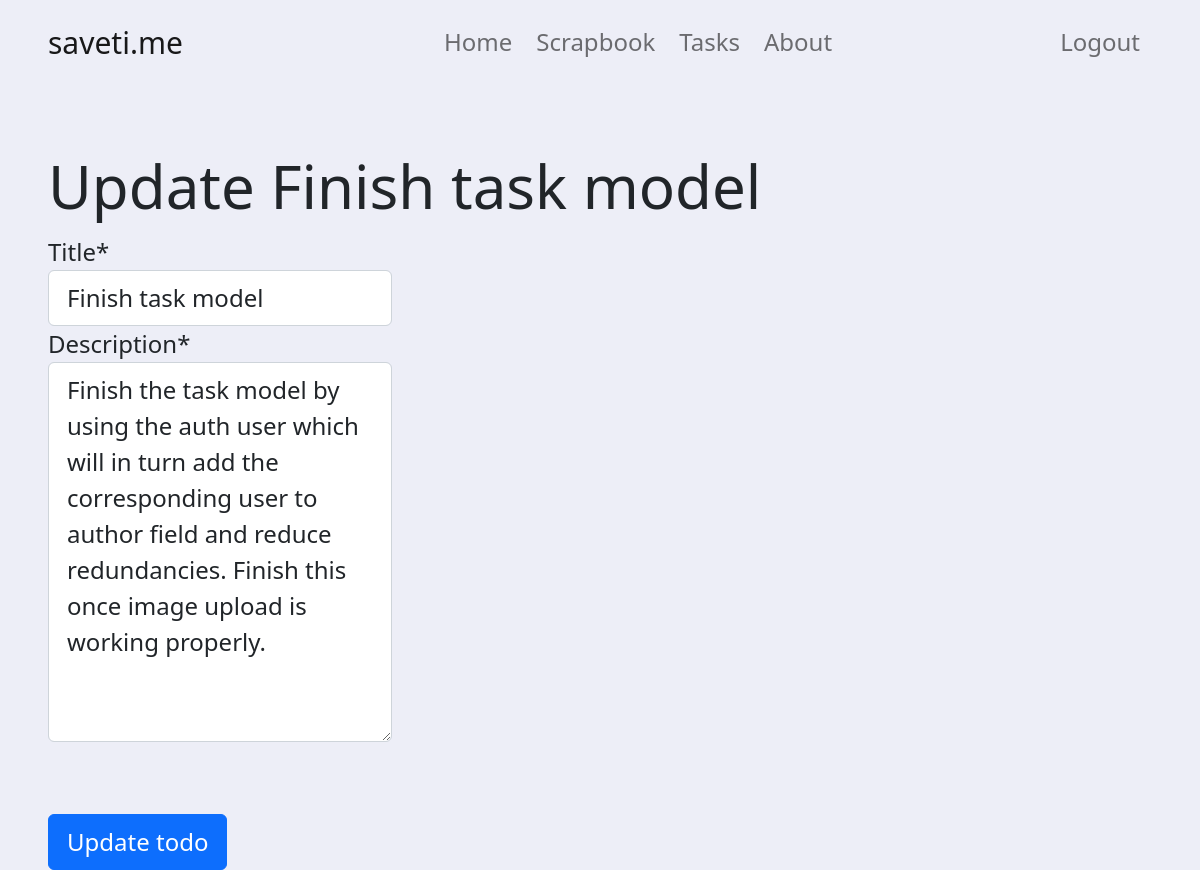
The page /task/update/1/ (signed in) on the database its author committed.
### tasks/models.py (models this page shows, shortened)
class Task(models.Model):
    title = models.CharField(max_length=30)
    complete = models.BooleanField(default=False)
    created = models.DateTimeField(auto_now_add=True)
    description = models.TextField()
    author = models.ForeignKey(User,on_delete=models.CASCADE)
    completed_picture = models.ImageField(upload_to='media',blank=True)
    class Meta:
        ordering = ('created',)

### tasks/views.py (the view)
# urls.py: path('task/update/<str:pk>/',views.updateTask,name='updatetask'),
@login_required
def updateTask(request,pk):
    task = Task.objects.get(id=pk)
    form = TaskForm(instance=task)
    if request.method == 'POST':
        form = TaskForm(request.POST,instance=task)
        if form.is_valid():
            form.save()
        return redirect('/list/')
    context = {"task":task,"form":form}
    return render(request,"tasks/update.html",context)

### tasks/forms.py
class TaskForm(forms.ModelForm):
    class Meta:
        model = Task
        fields = ('title','description',)

### templates/tasks/update.html (shortened to what this page needs)
{% extends 'base.html' %}
{% load static %}
{% load crispy_forms_tags %}
{% block content %}
    <div class="container">
        <span style="display: block;height: 66px;"></span>
        <div class="row">
            <h1>Update {{ task.title }}</h1>
            <div class="col-xs-1-12 col-md-4">
                <form method="post">
                    {{ form|crispy }}
                    <br><br>
                    <button class="btn btn-primary" type="submit">Update todo</button>
                </form>
            </div>
        </div>
    </div>
{% endblock content %}

### static/css/base.css (style rules this page uses)
body { background-color: #edeef7; }

### templates/base.html (style rules this page uses)
* { font-size: x-large; }

### rows shown on the page
Task: title "Finish task model", description "Finish the task model by using the auth user which will in turn add the corresponding user to author field and reduce redundancies. Finish this once image upload is working properly."
